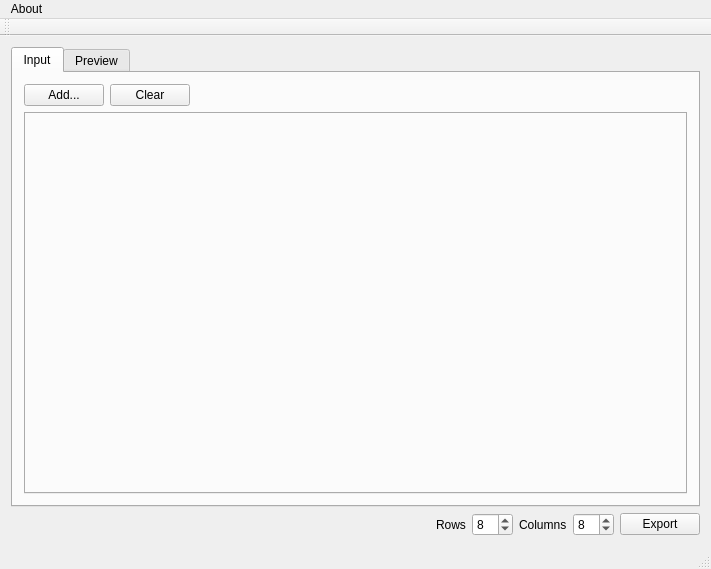
<?xml version="1.0" encoding="UTF-8"?>
<ui version="4.0">
 <class>MainWindow</class>
 <widget class="QMainWindow" name="MainWindow">
  <property name="geometry">
   <rect>
    <x>0</x>
    <y>0</y>
    <width>711</width>
    <height>569</height>
   </rect>
  </property>
  <property name="windowTitle">
   <string>Spriter - by mooviies</string>
  </property>
  <widget class="QWidget" name="centralWidget">
   <layout class="QVBoxLayout" name="verticalLayout">
    <item>
     <widget class="QTabWidget" name="tabWidgetMain">
      <property name="currentIndex">
       <number>0</number>
      </property>
      <widget class="QWidget" name="tab_input">
       <attribute name="title">
        <string>Input</string>
       </attribute>
       <layout class="QVBoxLayout" name="verticalLayout_2">
        <item>
         <layout class="QHBoxLayout" name="horizontalLayout_3">
          <item>
           <widget class="QPushButton" name="pushButtonAdd">
            <property name="text">
             <string>Add...</string>
            </property>
           </widget>
          </item>
          <item>
           <widget class="QPushButton" name="pushButtonClear">
            <property name="text">
             <string>Clear</string>
            </property>
           </widget>
          </item>
          <item>
           <spacer name="horizontalSpacer_3">
            <property name="orientation">
             <enum>Qt::Horizontal</enum>
            </property>
            <property name="sizeHint" stdset="0">
             <size>
              <width>40</width>
              <height>20</height>
             </size>
            </property>
           </spacer>
          </item>
         </layout>
        </item>
        <item>
         <widget class="QTabWidget" name="tabWidgetInput">
          <property name="currentIndex">
           <number>-1</number>
          </property>
         </widget>
        </item>
       </layout>
      </widget>
      <widget class="QWidget" name="tab_preview">
       <attribute name="title">
        <string>Preview</string>
       </attribute>
       <layout class="QVBoxLayout" name="verticalLayout_4">
        <item>
         <widget class="QTabWidget" name="tabWidgetOutput">
          <property name="currentIndex">
           <number>-1</number>
          </property>
         </widget>
        </item>
       </layout>
      </widget>
     </widget>
    </item>
    <item>
     <layout class="QHBoxLayout" name="horizontalLayout_2">
      <item>
       <spacer name="horizontalSpacer_2">
        <property name="orientation">
         <enum>Qt::Horizontal</enum>
        </property>
        <property name="sizeHint" stdset="0">
         <size>
          <width>40</width>
          <height>20</height>
         </size>
        </property>
       </spacer>
      </item>
      <item>
       <layout class="QHBoxLayout" name="horizontalLayout">
        <item>
         <widget class="QLabel" name="label">
          <property name="text">
           <string>Rows</string>
          </property>
         </widget>
        </item>
        <item>
         <widget class="QSpinBox" name="spinBoxRows">
          <property name="minimum">
           <number>1</number>
          </property>
          <property name="value">
           <number>8</number>
          </property>
         </widget>
        </item>
        <item>
         <widget class="QLabel" name="label_2">
          <property name="text">
           <string>Columns</string>
          </property>
         </widget>
        </item>
        <item>
         <widget class="QSpinBox" name="spinBoxColumns">
          <property name="minimum">
           <number>1</number>
          </property>
          <property name="value">
           <number>8</number>
          </property>
         </widget>
        </item>
        <item>
         <widget class="QPushButton" name="pushButtonExport">
          <property name="text">
           <string>Export</string>
          </property>
         </widget>
        </item>
       </layout>
      </item>
     </layout>
    </item>
   </layout>
  </widget>
  <widget class="QMenuBar" name="menuBar">
   <property name="geometry">
    <rect>
     <x>0</x>
     <y>0</y>
     <width>711</width>
     <height>21</height>
    </rect>
   </property>
   <widget class="QMenu" name="menuAbout">
    <property name="title">
     <string>About</string>
    </property>
    <addaction name="actionLicense"/>
    <addaction name="actionSource"/>
   </widget>
   <addaction name="menuAbout"/>
  </widget>
  <widget class="QToolBar" name="mainToolBar">
   <attribute name="toolBarArea">
    <enum>TopToolBarArea</enum>
   </attribute>
   <attribute name="toolBarBreak">
    <bool>false</bool>
   </attribute>
  </widget>
  <widget class="QStatusBar" name="statusBar"/>
  <action name="actionLicense">
   <property name="text">
    <string>License</string>
   </property>
  </action>
  <action name="actionSource">
   <property name="text">
    <string>Source</string>
   </property>
  </action>
 </widget>
 <layoutdefault spacing="6" margin="11"/>
 <resources/>
 <connections/>
</ui>
